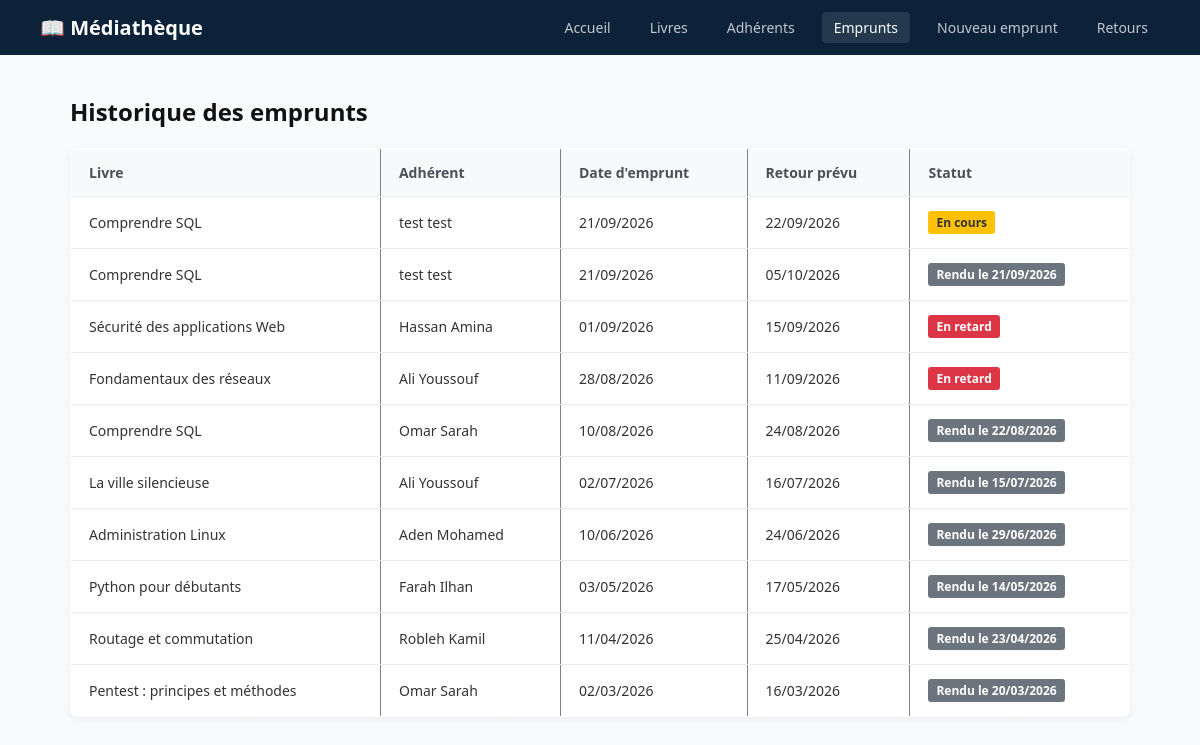
Screenshot of /mediatheque_mini_projet/mediatheque/emprunts.php with the database file from the repository.
### tables this page shows
CREATE TABLE `emprunt` (
  `id_emprunt` int(11) NOT NULL,
  `id_adherent` int(11) NOT NULL,
  `id_livre` int(11) NOT NULL,
  `date_emprunt` date NOT NULL,
  `date_retour_prevue` date NOT NULL,
  `date_retour` date DEFAULT NULL
);

CREATE TABLE `livre` (
  `id_livre` int(11) NOT NULL,
  `titre` varchar(200) NOT NULL,
  `isbn` varchar(20) NOT NULL,
  `annee_publication` int(11) DEFAULT NULL,
  `disponible` tinyint(1) NOT NULL DEFAULT 1,
  `id_categorie` int(11) NOT NULL
);

CREATE TABLE `adherent` (
  `id_adherent` int(11) NOT NULL,
  `nom` varchar(80) NOT NULL,
  `prenom` varchar(80) NOT NULL,
  `email` varchar(150) NOT NULL,
  `date_inscription` date NOT NULL
);

### mediatheque_mini_projet/mediatheque/emprunts.php (the view, shortened to what this page needs)
<?php
require_once '../config/db.php';
$sql = "SELECT
            e.id_emprunt,
            e.date_emprunt,
            e.date_retour_prevue,
            e.date_retour,
            l.titre AS livre_titre,
            a.nom AS adherent_nom,
            a.prenom AS adherent_prenom
        FROM EMPRUNT e
        JOIN LIVRE l ON e.id_livre = l.id_livre
        JOIN ADHERENT a ON e.id_adherent = a.id_adherent
        ORDER BY e.date_emprunt DESC";
$stmt = $pdo->query($sql);
$emprunts = $stmt->fetchAll(PDO::FETCH_ASSOC);
?>
<!DOCTYPE html>
<html lang="fr">
<head>
    <link rel="stylesheet" href="../assets/style.css">
</head>
<body>
    <header>
        <h1>📖 Médiathèque</h1>
        <nav>
            <a href="index.php">Accueil</a>
            <a href="livres.php">Livres</a>
            <a href="adherents.php">Adhérents</a>
            <a href="emprunts.php" class="active">Emprunts</a>
            <a href="emprunter.php">Nouveau emprunt</a>
            <a href="retour.php">Retours</a>
        </nav>
    </header>
    <main class="container">
        <h2>Historique des emprunts</h2>
        <table border="1" cellpadding="10" cellspacing="0" style="width:100%; border-collapse:collapse;">
            <thead>
                <tr>
                    <th>Livre</th>
                    <th>Adhérent</th>
                    <th>Date d'emprunt</th>
                    <th>Retour prévu</th>
                    <th>Statut</th>
                </tr>
            </thead>
            <tbody>
                <?php foreach ($emprunts as $e): ?>
                    <?php
                        $estRendu = !empty($e['date_retour']);
                        $estEnRetard = !$estRendu && (strtotime($e['date_retour_prevue']) < strtotime(date('Y-m-d')));
                    ?>
                    <tr>
                        <td><?= htmlspecialchars($e['livre_titre']) ?></td>
                        <td><?= htmlspecialchars($e['adherent_nom'] . ' ' . $e['adherent_prenom']) ?></td>
                        <td><?= date('d/m/Y', strtotime($e['date_emprunt'])) ?></td>
                        <td><?= date('d/m/Y', strtotime($e['date_retour_prevue'])) ?></td>
                        <td>
                            <?php if ($estRendu): ?>
                                <span class="badge" style="background:#6c757d; color:white; padding:3px 8px; border-radius:3px;">
                                    Rendu le <?= date('d/m/Y', strtotime($e['date_retour'])) ?>
                                </span>
                            <?php elseif ($estEnRetard): ?>
                                <span class="badge" style="background:#dc3545; color:white; padding:3px 8px; border-radius:3px;">
                                    En retard
                                </span>
                            <?php else: ?>
                                <span class="badge" style="background:#ffc107; color:#333; padding:3px 8px; border-radius:3px;">
                                    En cours
                                </span>
                            <?php endif; ?>
                        </td>
                    </tr>
                <?php endforeach; ?>
            </tbody>
        </table>
    </main>
</body>
</html>

### mediatheque_mini_projet/assets/style.css (style rules this page uses)
* { box-sizing: border-box; margin: 0; padding: 0; font-family: 'Segoe UI', Tahoma, Geneva, Verdana, sans-serif; }
body { background-color: #f4f6f9; color: #333; }
header { background-color: #0b2239; color: #fff; padding: 12px 40px; display: flex; justify-content: space-between; align-items: center; }
header h1 { font-size: 20px; font-weight: 600; display: flex; align-items: center; gap: 10px; }
nav { display: flex; gap: 15px; }
nav a { color: #c2c7d0; text-decoration: none; font-size: 14px; padding: 6px 12px; border-radius: 4px; transition: background 0.2s, color 0.2s; }
nav a:hover, nav a.active { color: #fff; background-color: rgba(255, 255, 255, 0.1); }
.container { max-width: 1100px; margin: 40px auto; padding: 0 20px; }
h2 { font-size: 24px; margin-bottom: 20px; color: #111; }
table { width: 100%; border-collapse: collapse; background: #fff; border-radius: 8px; overflow: hidden; box-shadow: 0 2px 8px rgba(0,0,0,0.05); margin-top: 15px; }
th, td { padding: 14px 18px; text-align: left; font-size: 14px; border-bottom: 1px solid #e9ecef; }
th { background-color: #f8f9fa; color: #495057; font-weight: 600; }
.badge { display: inline-block; padding: 5px 12px; border-radius: 20px; font-size: 12px; font-weight: 600; color: #fff; }
body { background-image: linear-gradient(rgba(248, 250, 252, 0.85), rgba(248, 250, 252, 0.85)), url('https://images.unsplash.com/photo-1507842217343-583bb7270b66?auto=format&fit=crop&w=1920&q=80'); background-size: cover; background-position: center; background-attachment: fixed; background-repeat: no-repeat; }
.container, form, table { backdrop-filter: blur(5px); }

### rows the page displays
emprunt: id_livre.titre "Comprendre SQL", id_adherent.prenom "test test", date_emprunt "21/09/2026", date_retour_prevue "22/09/2026", shows "En cours"
emprunt: id_livre.titre "Comprendre SQL", id_adherent.prenom "test test", date_emprunt "21/09/2026", date_retour_prevue "05/10/2026", date_retour "21/09/2026"
emprunt: id_livre.titre "Sécurité des applications Web", id_adherent.prenom "Hassan Amina", date_emprunt "01/09/2026", date_retour_prevue "15/09/2026", shows "En retard"
emprunt: id_livre.titre "Fondamentaux des réseaux", id_adherent.prenom "Ali Youssouf", date_emprunt "28/08/2026", date_retour_prevue "11/09/2026", shows "En retard"
emprunt: id_livre.titre "Comprendre SQL", id_adherent.prenom "Omar Sarah", date_emprunt "10/08/2026", date_retour_prevue "24/08/2026", date_retour "22/08/2026"
emprunt: id_livre.titre "La ville silencieuse", id_adherent.prenom "Ali Youssouf", date_emprunt "02/07/2026", date_retour_prevue "16/07/2026", date_retour "15/07/2026"
emprunt: id_livre.titre "Administration Linux", id_adherent.prenom "Aden Mohamed", date_emprunt "10/06/2026", date_retour_prevue "24/06/2026", date_retour "29/06/2026"
emprunt: id_livre.titre "Python pour débutants", id_adherent.prenom "Farah Ilhan", date_emprunt "03/05/2026", date_retour_prevue "17/05/2026", date_retour "14/05/2026"
emprunt: id_livre.titre "Routage et commutation", id_adherent.prenom "Robleh Kamil", date_emprunt "11/04/2026", date_retour_prevue "25/04/2026", date_retour "23/04/2026"
emprunt: id_livre.titre "Pentest : principes et méthodes", id_adherent.prenom "Omar Sarah", date_emprunt "02/03/2026", date_retour_prevue "16/03/2026", date_retour "20/03/2026"
